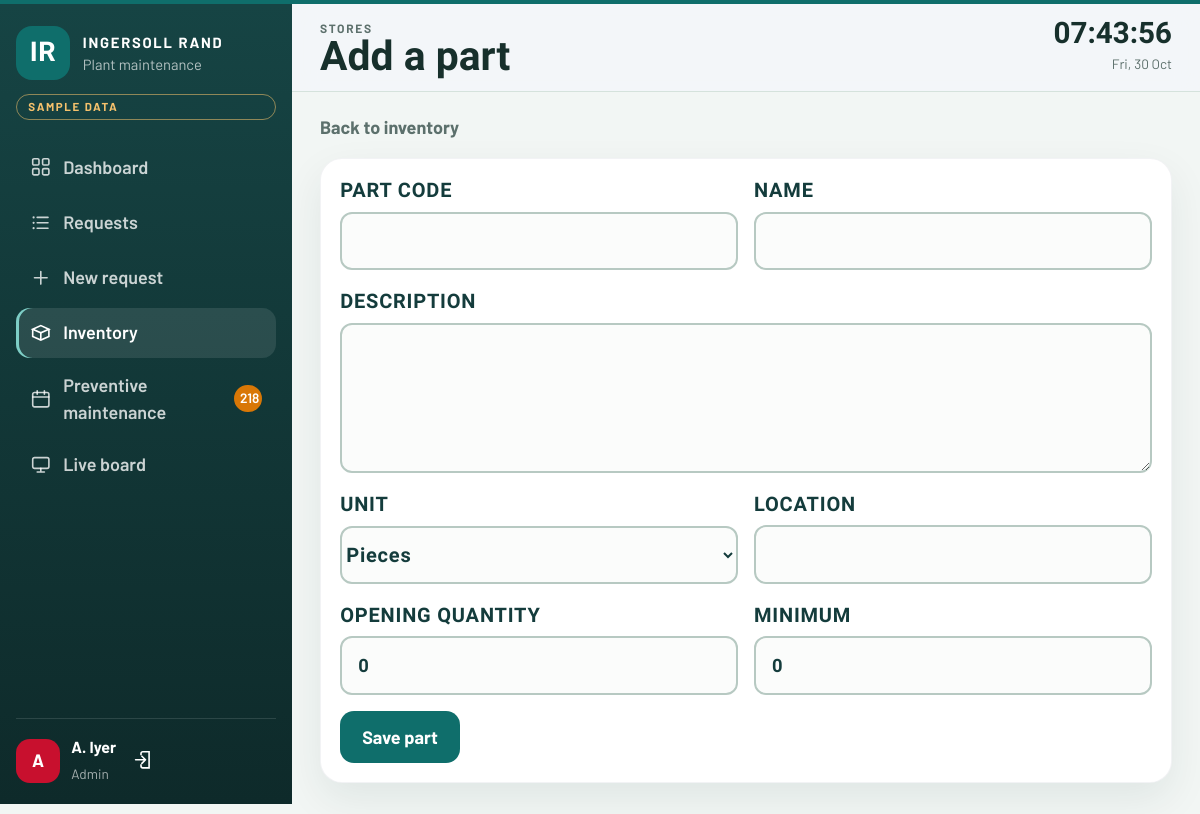
Page /inventory/new/ (signed in) on the committed database.
### maintenance/models.py (models this page shows, shortened)
class User(AbstractUser):
    class Role(models.TextChoices):
        SUPERADMIN = 'superadmin', 'Super Admin'
        ADMIN = 'admin', 'Admin'
        EMPLOYEE = 'employee', 'Employee'
    role = models.CharField(max_length=20, choices=Role.choices, default=Role.EMPLOYEE)
    employee_code = models.CharField(max_length=20, unique=True, blank=True)
    department = models.CharField(max_length=80, blank=True)
    phone = models.CharField('Extension', max_length=30, blank=True)
    created_by = models.ForeignKey(
        'self',
        null=True,
        blank=True,
        on_delete=models.SET_NULL,
        related_name='provisioned_users',
    )
    class Meta:
        ordering = ['first_name', 'username']
    @property
    def is_superadmin(self):
        return self.role == self.Role.SUPERADMIN
    @property
    def is_admin_role(self):
        return self.role in {self.Role.SUPERADMIN, self.Role.ADMIN}

### maintenance/views.py (the view, shortened to what this page needs)
# urls.py: path('inventory/new/', views.inventory_create, name='inventory_create'),
@roles_required(User.Role.SUPERADMIN, User.Role.ADMIN)
def inventory_create(request):
    form = InventoryForm(request.POST or None)
    return render(request, 'inventory/form.html', {'form': form})

### maintenance/forms.py (shortened to what this page needs)
class InventoryForm(forms.ModelForm):
    class Meta:
        model = InventoryItem
        fields = ['sku', 'name', 'description', 'unit', 'quantity', 'min_quantity', 'location']

### maintenance/context_processors.py (called while the page is built)
def nav(request):
    user = getattr(request, 'user', None)
    if user is None or not user.is_authenticated:
        return {}
    open_jobs = Ticket.objects.filter(status__in=[Ticket.Status.PENDING, Ticket.Status.ATTEMPTED])
    if user.role == user.Role.EMPLOYEE:
        open_jobs = open_jobs.filter(raised_by=user)
        low_stock = 0
    else:
        low_stock = InventoryItem.objects.filter(
            is_active=True,
            quantity__lte=F('min_quantity'),
        ).count()
    soon = timezone.localdate() + timedelta(days=7)
    pm_due = 0
    if user.is_admin_role:
        pm_due = PreventiveTask.objects.filter(completed_on__isnull=True, plan_date__lte=soon).count()
    return {
        'nav_open_count': open_jobs.count(),
        'nav_low_stock': low_stock,
        'nav_pm_due': pm_due,
    }

### templates/inventory/form.html (shortened to what this page needs)
{% extends "base.html" %}
{% block eyebrow %}Stores{% endblock %}
{% block page_title %}Add a part{% endblock %}
{% block content %}
<a class="back" href="{% url 'inventory_list' %}">Back to inventory</a>
<form method="post" class="panel js-once">
  <div class="panel-bd form-grid">
    <label class="lbl">Part code
      <input name="sku" required value="{{ form.sku.value|default_if_none:'' }}">
    </label>
    <label class="lbl">Name
      <input name="name" required value="{{ form.name.value|default_if_none:'' }}">
    </label>
    <label class="lbl wide">Description
      <textarea name="description">{{ form.description.value|default_if_none:'' }}</textarea>
    </label>
    <label class="lbl">Unit
      <select name="unit">
        <option value="pcs" {% if form.unit.value|default:"pcs" == "pcs" %}selected{% endif %}>Pieces</option>
      </select>
    </label>
    <label class="lbl">Location
      <input name="location" required value="{{ form.location.value|default_if_none:'' }}">
    </label>
    <label class="lbl">Opening quantity
      <input type="number" name="quantity" min="0" required value="{{ form.quantity.value|default_if_none:'0' }}">
    </label>
    <label class="lbl">Minimum
      <input type="number" name="min_quantity" min="0" required value="{{ form.min_quantity.value|default_if_none:'0' }}">
    </label>
    <div class="wide"><button class="btn btn-primary" type="submit">Save part</button></div>
  </div>
</form>
{% endblock %}

### templates/base.html (shortened to what this page needs)
{% load static %}
<!DOCTYPE html>
<html lang="en">
<head>
  <script src="{% static 'vendor/tailwind.js' %}"></script>
  <link rel="stylesheet" href="{% static 'css/app.css' %}">
</head>
<body class="{% block body_class %}{% endblock %}">
  {% block body %}
  <div class="app-shell">
    {% if user.is_authenticated %}
    {% with name=request.resolver_match.url_name %}
    <aside class="sidebar">
      <a class="brand" href="{% url 'home' %}">
        <div class="brand-mark">IR</div>
        <div>
          <strong>INGERSOLL RAND</strong>
          <small>Plant maintenance</small>
        </div>
      </a>
      <div class="sample-chip">Sample data</div>
      <nav class="nav-list">
        <a class="nav-link {% if name == 'home' %}is-active{% endif %}" href="{% url 'home' %}"><svg class="icon"><use href="#i-grid"></use></svg>Dashboard</a>
        <a class="nav-link " href="{% url 'ticket_list' %}"><svg class="icon"><use href="#i-list"></use></svg>Requests</a>
        <a class="nav-link {% if name == 'ticket_create' %}is-active{% endif %}" href="{% url 'ticket_create' %}"><svg class="icon"><use href="#i-plus"></use></svg>New request</a>
        {% if user.is_admin_role %}
        <a class="nav-link {% if name == 'inventory_list' or name == 'inventory_detail' or name == 'inventory_create' %}is-active{% endif %}" href="{% url 'inventory_list' %}"><svg class="icon"><use href="#i-box"></use></svg>Inventory{% if nav_low_stock %}<span class="nav-badge amber">{{ nav_low_stock }}</span>{% endif %}</a>
        <a class="nav-link " href="{% url 'pm_list' %}"><svg class="icon"><use href="#i-calendar"></use></svg>Preventive maintenance{% if nav_pm_due %}<span class="nav-badge amber">{{ nav_pm_due }}</span>{% endif %}</a>
        <a class="nav-link {% if name == 'tv_board' %}is-active{% endif %}" href="{% url 'tv_board' %}"><svg class="icon"><use href="#i-screen"></use></svg>Live board</a>
        {% endif %}
      </nav>
      <div class="sidebar-user">
        <div class="avatar">{{ user.first_name|first|default:user.username|first }}</div>
        <div>
          <strong>{{ user.get_full_name|default:user.username }}</strong>
          <span>{{ user.get_role_display }}</span>
        </div>
        <form method="post" action="{% url 'logout' %}">
          <button type="submit" aria-label="Sign out"><svg class="icon"><use href="#i-out"></use></svg></button>
        </form>
      </div>
    </aside>
    {% endwith %}
    {% endif %}
    <div class="main-col">
      {% if user.is_authenticated %}
      <header class="topbar">
        <div>
          <p class="eyebrow">{% block eyebrow %}Operations{% endblock %}</p>
          <h1>{% block page_title %}Dashboard{% endblock %}</h1>
        </div>
        <div class="topbar-actions">
          <div class="live-clock" data-clock></div>
        </div>
      </header>
      {% endif %}
      <main class="content">
        {% block content %}{% endblock %}
      </main>
    </div>
  </div>
  {% endblock %}
</body>
</html>

### rows in the picture
User: first_name|first "A", get_full_name "A. Iyer", role "Admin"

### other values in the picture
{{ nav_pm_due }} "218"
